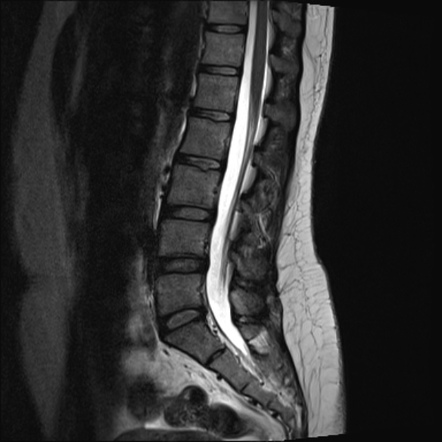
#> input picture lumbar.jpg, 442 x 442 px
$ python log.py
#> lines starting #> are read from the running program, lines starting #| are printed output that depends on the picture
### GLT.py
import numpy as np
import matplotlib.pyplot as plt
import cv2

def GLT(image, transform, coeff = 1.0 , gamma = 1.0):
    #built
    if transform == "negative":
        table = np.array([256-1-i for i in np.arange(0,256)]).astype("uint8")

    elif transform == "identity":
        table = np.array([i for i in np.arange(0,256)]).astype("uint8")

    elif transform == "log":
        table = np.array([10*coeff*(np.log10(1+i)) for i in np.arange(0,256)]).astype("uint8")

    elif transform == 'invlog':
        table = np.array([10*coeff/(np.log10(i+1)+1) for i in np.arange(0,256)]).astype("uint8")

    elif transform == "root":
        invGamma = 1.0/gamma
        table = np.array([coeff*((i/255.0) **invGamma)*255 for i in np.arange(0,256)]).astype("uint8")

    elif transform == "power" :
        table = np.array([coeff*((i/255.0)**gamma)*255 for i in np.arange(0,256)]).astype("uint8")


    return cv2.LUT(image, table)

### log.py
from GLT import GLT
import matplotlib.pyplot as plt
import cv2

img = cv2.imread('lumbar.jpg')
#> img is the input picture: shape (442, 442, 3); min 3, max 255, mean 48.8
transform = 'log'
coeff = 6
gamma = 2.5

out_img = GLT(img, transform, coeff = coeff , gamma = gamma)
#> in GLT, `return cv2.LUT(image, table)`:
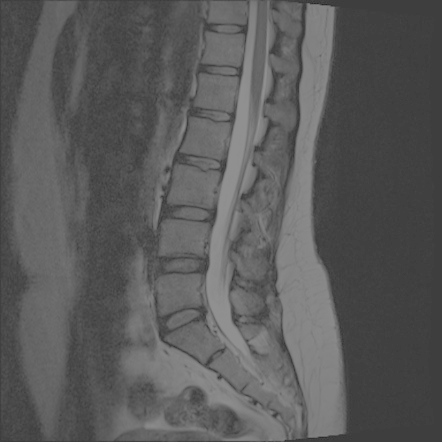
#> returned value: shape (442, 442, 3); min 36, max 144, mean 90.2

plt.subplot(121)
plt.imshow(img, 'gray')
plt.title('Input image', fontsize=12)
plt.axis("off")

plt.subplot(122)
plt.imshow(out_img, 'gray')
plt.title('Output image', fontsize=12)
plt.axis("off")
plt.show()
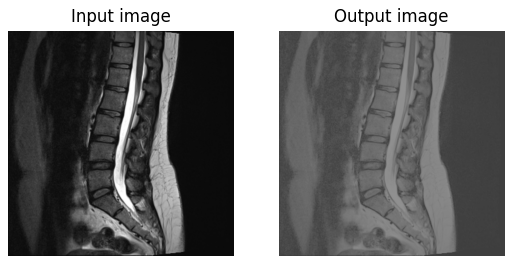
#> figure drawn by matplotlib, 2 panels

$ run again, with Malignant_case.jpg copied over lumbar.jpg
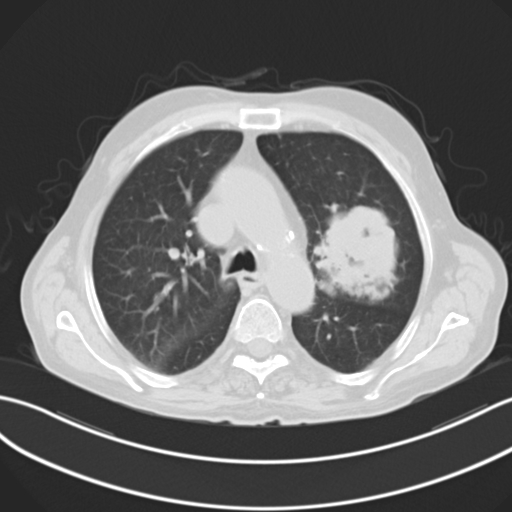
#> input picture Malignant_case.jpg, 512 x 512 px
#> img is the input picture: shape (512, 512, 3); min 37, max 255, mean 107.5
#> in GLT, `return cv2.LUT(image, table)`:
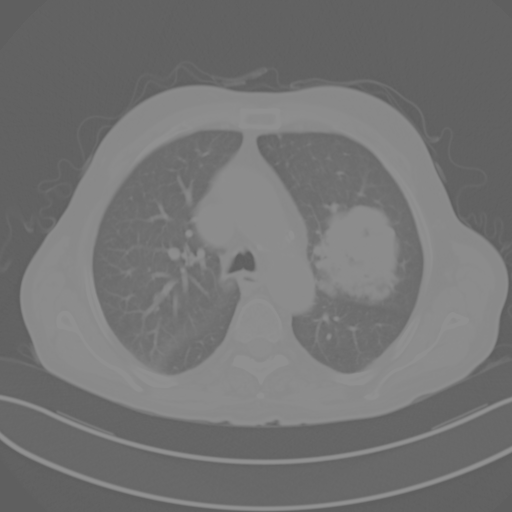
#> returned value: shape (512, 512, 3); min 94, max 144, mean 115.5
#> `plt.show()`:
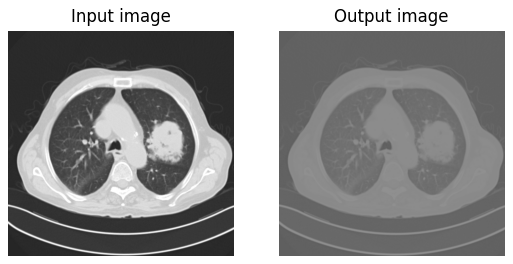
#> figure drawn by matplotlib, 2 panels
